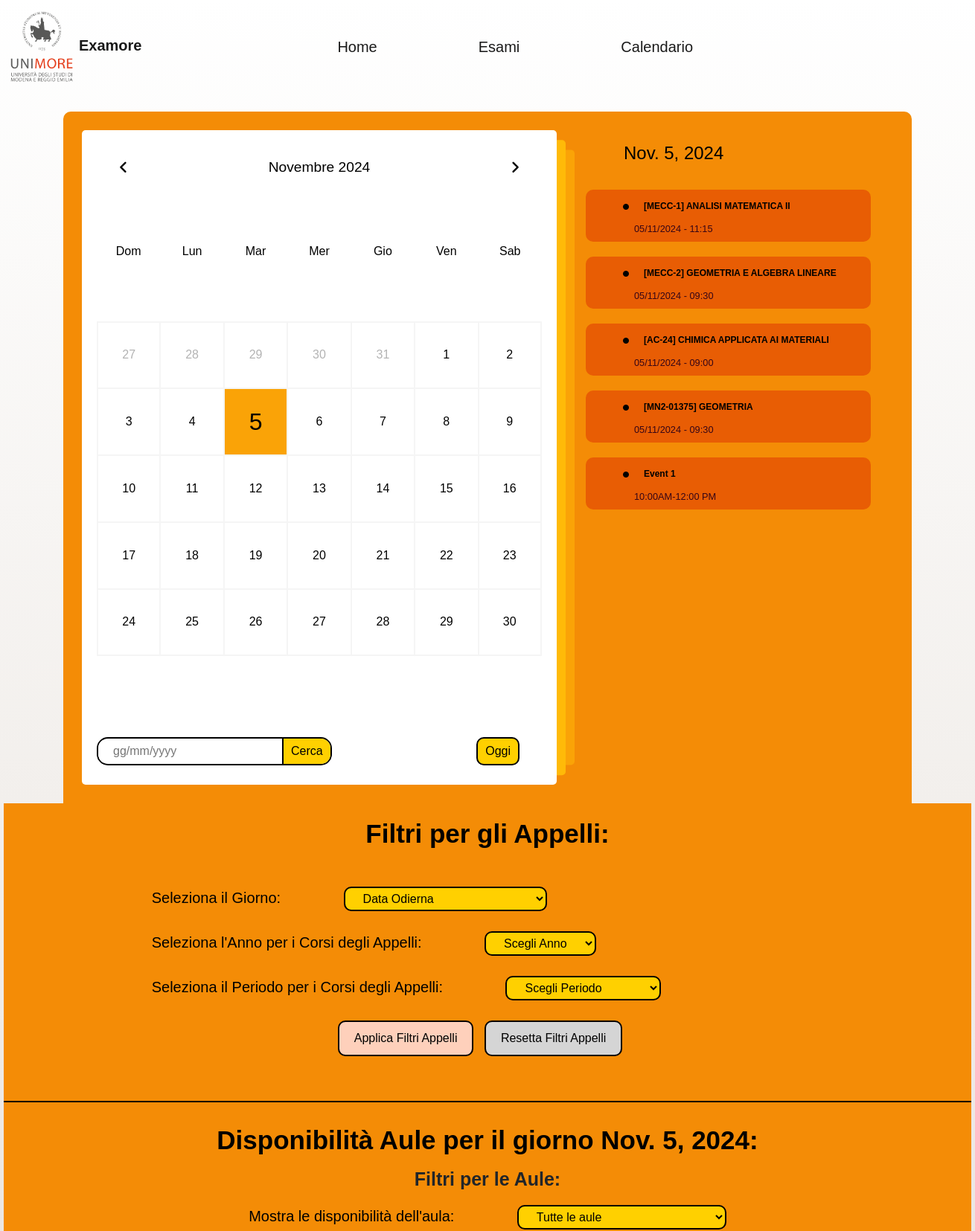
Page /calendar/?facolta_id=137 (upper part) on the committed database.
### main/models.py (models this page shows, shortened)
class AppelloEsame(models.Model):
    data = models.CharField(max_length=19)
    esame = models.ForeignKey(Esame, on_delete=models.CASCADE)

class Esame(models.Model):
    nome = models.CharField(max_length=100)
    anno = models.IntegerField(choices=ANNI)
    semestre = models.IntegerField(choices=SEMESTRI)
    crediti = models.CharField(max_length=10)
    facolta = models.ForeignKey(Facolta, on_delete=models.CASCADE)
    class Meta:
        constraints = [
            models.UniqueConstraint(
                fields=['nome', 'anno', 'semestre', 'facolta'], name='unique_migration_Esame'
            )
        ]
    def __str__(self):
        return self.nome

### main/views.py (the view)
# urls.py: path('calendar/', main_view.calendar, name="calendar"),
def calendar(request):
    facolta_id = request.GET.get('facolta_id')
    real_facolta_id = None
    if facolta_id is not None:
        real_facolta_id = facolta_id
    aule = None
    aule_select_filter = Aula.objects.all()
    aule_disponibilita = {}
    anno_esame = request.GET.get('anno_esame')
    periodo_esame = request.GET.get('periodo_esame')
    aula_visible = request.POST.get('aula_visible')
    disp_input = request.POST.get('disp-input')
    day, month, year = checkDisp(disp_input)
    if aula_visible is None or aula_visible == "":
        aule = Aula.objects.all()
    else:
        aule = Aula.objects.filter(nome=aula_visible)
    if day is None and month is None and year is None:
        day = request.POST.get('day')
        month = request.POST.get('month')
        year = request.POST.get('year')
        if day is None and month is None and year is None:
            giorno_esame = request.GET.get('giorno_esame')
            if giorno_esame == "" or giorno_esame is None:
                today = datetime.today()
                day = today.strftime("%d")
                month = today.strftime("%m")
                year = today.strftime("%Y")
            else:
                date_object = datetime.strptime(giorno_esame, "%b. %d, %Y")
                day = date_object.day
                month = date_object.month
                year = date_object.year
    data_attuale = date(int(year), int(month), int(day))
    data_stringa = data_attuale.strftime("%d/%m/%Y")
    appelli_attuali = filterAppelli(anno_esame, periodo_esame, data_stringa, real_facolta_id)
    for a in aule:
        disp = DisponibilitaOraria.objects.filter(aula=a, data=data_attuale)
        if not disp:
            try:
                create.createAuleDisponibilita(day, month, year)
                disp = DisponibilitaOraria.objects.filter(aula=a, data=data_attuale)
            except:
                pass
        aule_disponibilita[a] = disp
    context = {
        "aule": aule,
        "data_attuale": data_attuale,
        "aule_disponibilita": aule_disponibilita,
        "appelli": appelli_attuali,
        "anno_esame": anno_esame,
        "periodo_esame": periodo_esame,
        "aule_select_filter": aule_select_filter
    }
    return render(request, "main/cl.html", context)

### main/templatetags/custom_tags.py (called while the page is built)
@register.filter
def get_item(dictionary, key):
    return dictionary.get(key)

### main/views.py (called while the page is built)
def checkDisp(disp_input):
    day, month, year = None, None, None
    rgx = r"^(0[1-9]|[12][0-9]|3[01])/(0[1-9]|1[0-2])/\d{4}$"
    if disp_input == "" or disp_input is None or not re.match(rgx, disp_input):
        return day, month, year
    day = disp_input[:2]
    month = disp_input[3:5]
    year = disp_input[6:]
    return day, month, year

### main/templates/main/cl.html (shortened to what this page needs)
<!doctype html>
<html lang="it">
<head>
    <link href="https://cdn.jsdelivr.net/npm/bootstrap@5.0.2/dist/css/bootstrap.min.css" rel="stylesheet">
     <link
      rel="stylesheet"
      href="https://cdnjs.cloudflare.com/ajax/libs/font-awesome/6.2.0/css/all.min.css"
    />
    {% load static %}
    <link rel="stylesheet" href="{% static 'style/cl.css' %}">
    {% load custom_tags %}
</head>
<body>
    <nav class="navbar navbar-expand-lg navbar-light navbar-custom" id="navbar-home">
        <div class="container-fluid">
          <a class="navbar-brand mb-0 h1" href="/" id="examore">
            <img src="/static/img/UnimoreLogo.png" class="img-fluid" alt="Logo" id="navbar-logo">
            Examore
          </a>
        <div class="collapse navbar-collapse justify-content-center" id="navbarSupportedContent">
          <ul class="navbar-nav mb-2 mb-lg-0">
            <li class="nav-item">
              <a class="nav-link active" aria-current="page" href="/">Home</a>
            </li>
            <li class="nav-item">
              <a class="nav-link active" href="/esami">Esami</a>
            </li>
            <li class="nav-item">
              <a class="nav-link active" href="/calendar">Calendario</a>
            </li>
          </ul>
        </div>
      </div>
    </nav>
    <div class="container">
        <div class="left">
            <div class="calendar">
                <div class="month">
                    <i class="fa fa-angle-left prev"></i>
                    <div class="date"></div>
                    <i class="fa fa-angle-right next"></i>
                </div>
                <div class="weekdays">
                    <div>Dom</div>
                    <div>Lun</div>
                    <div>Mar</div>
                    <div>Mer</div>
                    <div>Gio</div>
                    <div>Ven</div>
                    <div>Sab</div>
                </div>
                <div class="days">
                </div>
                <div class="goto-today">
                    <div class="goto">
                        <input type="text" placeholder="gg/mm/yyyy" class="date-input">
                        <button class="goto-btn" type="submit">Cerca</button>
                    </div>
                    <button class="today-btn">Oggi</button>
                </div>
            </div>
        </div>
        <div class="right">
            <div class="today-date">
                <h4>{{data_attuale}}</h4>
            </div>
            <div class="events">
                {% for appello in appelli %}
                    <div class="event">
                        <div class="title">
                            <i class="fas fa-circle"></i>
                            <h3 class="event-title">{{appello.esame}}</h3>
                        </div>
                        <div class="event-time">
                            {{appello.data}}
                        </div>
                    </div>
                {% endfor %}
                <div class="event">
                    <div class="title">
                        <i class="fas fa-circle"></i>
                        <h3 class="event-title">Event 1</h3>
                    </div>
                    <div class="event-time">
                        10:00AM-12:00 PM
                    </div>
                </div>
            </div>
        </div>
    </div>
    <div class="filter-container">
        <h4>Filtri per gli Appelli:</h4>
        <form id="filter-form">
            <div>
                <label class="f-label">Seleziona il Giorno:</label>
                <select class="f-select" name="giorno_esame">
                    <option value="">Data Odierna</option>
                </select>
            </div>
            <div>
                <label class="f-label">Seleziona l'Anno per i Corsi degli Appelli:</label>
                <select class="f-select" name="anno_esame">
                    <option value="">Scegli Anno</option>
                </select>
            </div>
            <div>
                <label class="f-label">Seleziona il Periodo per i Corsi degli Appelli:</label>
                <select class="f-select" name="periodo_esame">
                    <option value="">Scegli Periodo</option>
                </select>
            </div>
            <button type="submit" class="filter-button">Applica Filtri Appelli</button>
            <a href="/calendar"><button class="reset-filter-button">Resetta Filtri Appelli</button></a>
        </form>
    </div>
    <div class="aule-container">
        <div class="title-container">
            <h4>Disponibilità Aule per il giorno {{data_attuale}}:</h4>
        </div>
        <div class="aule-filter">
            <h4>Filtri per le Aule:</h4>
            <form id="aule-form" method="post" action="{% url 'calendar' %}">
                <div>
                    <label class="aula-label">Mostra le disponibilità dell'aula:</label>
                    <select class="aula-select" name="aula_visible">
                        <option value="">Tutte le aule</option>
                    </select>
                </div>
            </form>
        </div>
    </div>
</body>
</html>

### rows in the picture
AppelloEsame: esame "[MECC-1] ANALISI MATEMATICA II", data "05/11/2024 - 11:15"
AppelloEsame: esame "[MECC-2] GEOMETRIA E ALGEBRA LINEARE", data "05/11/2024 - 09:30"
AppelloEsame: esame "[AC-24] CHIMICA APPLICATA AI MATERIALI", data "05/11/2024 - 09:00"
AppelloEsame: esame "[MN2-01375] GEOMETRIA", data "05/11/2024 - 09:30"

### other values in the picture
{{ data_attuale }} "Nov. 5, 2024"
